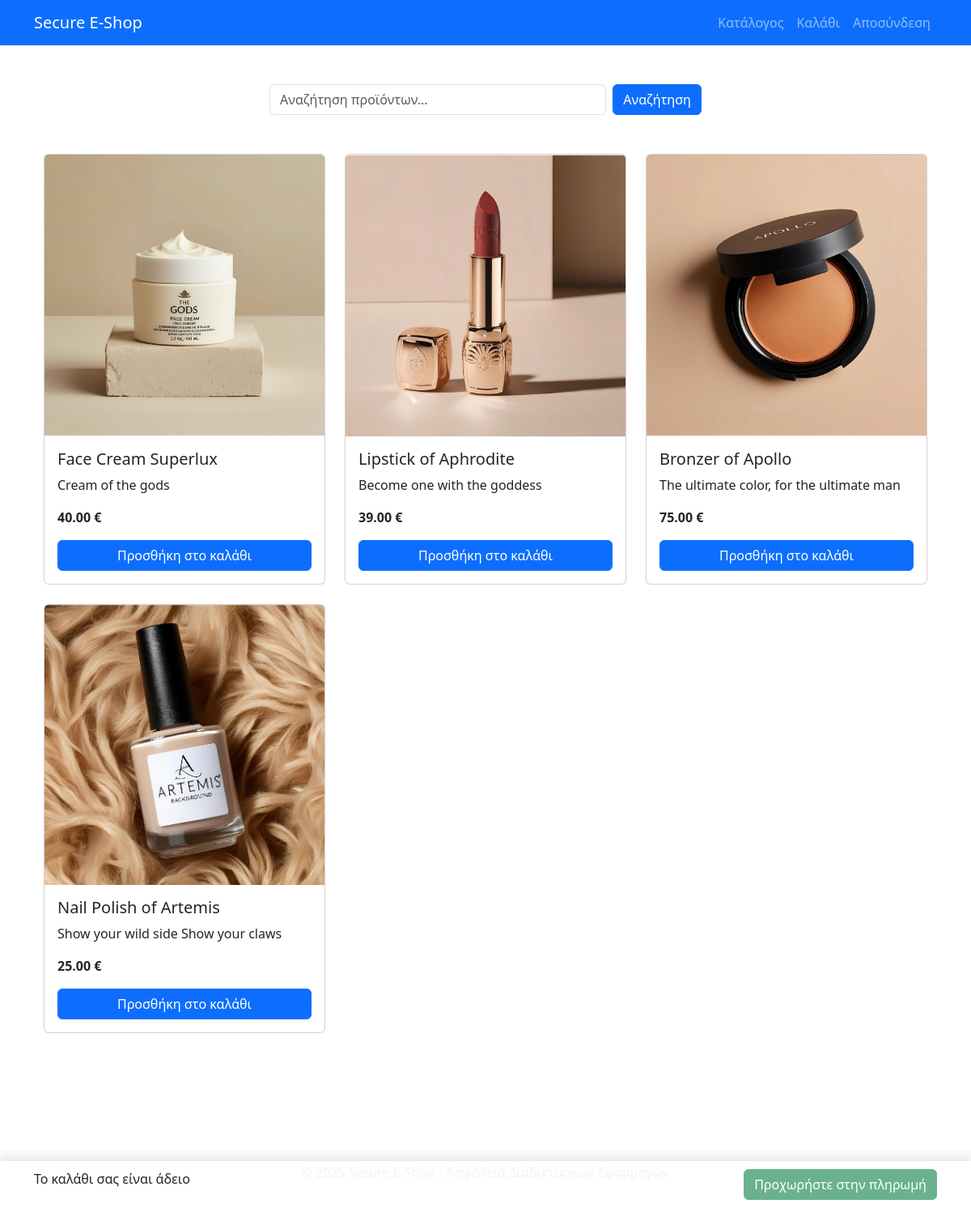
The app's page / (signed in), older data.
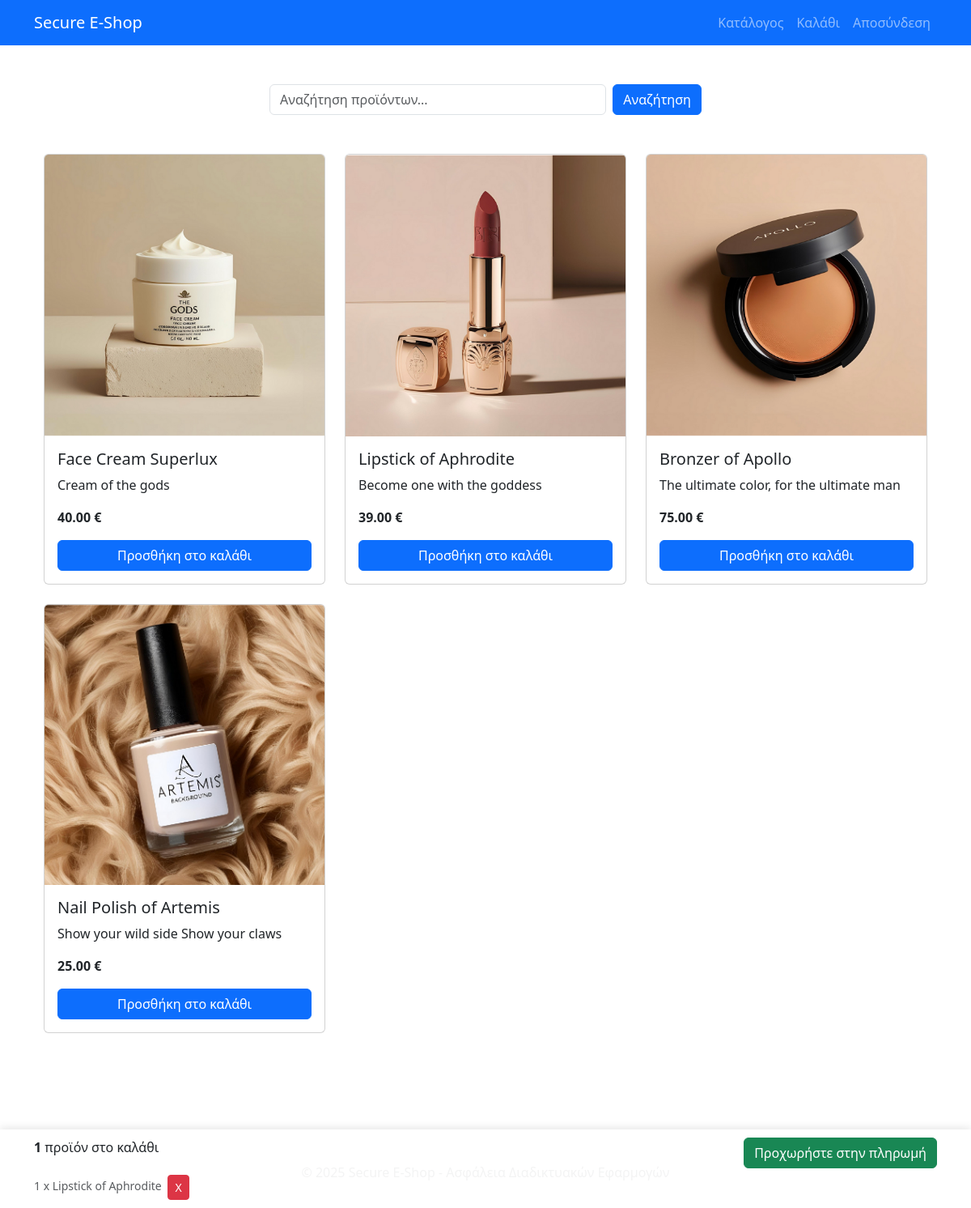
The same page, newer data.
### eshop/models.py (models this page shows, shortened)
class Product(models.Model):
    name = models.CharField(max_length=200)
    description = models.TextField()
    price = models.DecimalField(max_digits=10, decimal_places=2, validators=[MinValueValidator(0)])
    image = models.ImageField(upload_to='products/', null=True, blank=True)
    created_at = models.DateTimeField(auto_now_add=True)
    updated_at = models.DateTimeField(auto_now=True)

class CartItem(models.Model):
    cart = models.ForeignKey(Cart, on_delete=models.CASCADE)
    product = models.ForeignKey(Product, on_delete=models.CASCADE)
    quantity = models.PositiveIntegerField(default=1, validators=[MinValueValidator(1)])
    created_at = models.DateTimeField(auto_now_add=True)
    updated_at = models.DateTimeField(auto_now=True)
    class Meta:
        unique_together = ('cart', 'product')

### eshop/views.py (the view)
# urls.py: path('', views.catalog_view, name='catalog'),
@login_required
def catalog_view(request):
    search_query = request.GET.get('q', '')
    clean_query = bleach.clean(search_query)
    if clean_query:
        products = Product.objects.filter(
            Q(name__icontains=clean_query) |
            Q(description__icontains=clean_query)
        )
        is_search_results = True
    else:
        products = Product.objects.all()
        is_search_results = False
    cart, created = Cart.objects.get_or_create(user=request.user)
    cart_items_count = cart.get_total_items()
    cart_items = cart.cartitem_set.all()
    context = {
        'products': products,
        'search_query': clean_query,
        'is_search_results': is_search_results,
        'cart_items_count': cart_items_count,
        'cart_items': cart_items
    }
    return render(request, 'eshop/catalog.html', context)

### eshop/models.py (called while the page is built)
    def get_total_items(self):
        return sum(item.quantity for item in self.cartitem_set.all())

### eshop/templates/eshop/catalog.html (shortened to what this page needs)
{% extends 'eshop/base.html' %}
{% load static %}
{% block content %}
<div class="container">
    <div class="row mb-4">
        <div class="col-md-6 offset-md-3">
            <form method="GET" action="{% url 'catalog' %}" class="d-flex">
                <input type="text" name="q" class="form-control me-2" placeholder="Αναζήτηση προϊόντων..." value="{{ search_query }}">
                <button type="submit" class="btn btn-primary">Αναζήτηση</button>
            </form>
        </div>
    </div>
    <div class="row mb-5">
        {% if products %}
            {% for product in products %}
                <div class="col-md-4 mb-4">
                    <div class="card product-card">
                        {% if product.image %}
                            <img src="{{ product.image.url }}" class="card-img-top" alt="{{ product.name }}">
                        {% else %}
                            <div class="bg-light text-center py-5">
                                <span class="text-muted">Χωρίς εικόνα</span>
                            </div>
                        {% endif %}
                        <div class="card-body d-flex flex-column">
                            <h5 class="card-title">{{ product.name }}</h5>
                            <p class="card-text">{{ product.description|truncatechars:100 }}</p>
                            <div class="mt-auto">
                                <p class="card-text fw-bold">{{ product.price }} €</p>
                                <button class="btn btn-primary add-to-cart-btn"
                                        data-product-id="{{ product.id }}"
                                        data-product-name="{{ product.name }}"
                                        data-csrf-token="{{ csrf_token }}">
                                    Προσθήκη στο καλάθι
                                </button>
                            </div>
                        </div>
                    </div>
                </div>
            {% endfor %}
        {% else %}
            <div class="col-12">
                <div class="alert alert-warning">
                    Δεν βρέθηκαν προϊόντα{% if is_search_results %} για τον όρο αναζήτησης: "{{ search_query }}"{% endif %}.
                </div>
            </div>
        {% endif %}
    </div>
    <div class="cart-indicator">
        <div class="container">
            <div class="row">
                <div class="col-md-6">
                    <span id="cart-items-count">
                        {% if cart_items_count > 0 %}
                            <strong>{{ cart_items_count }}</strong> προϊόν{{ cart_items_count|pluralize:"α" }} στο καλάθι
                        {% else %}
                            Το καλάθι σας είναι άδειο
                        {% endif %}
                    </span>
                </div>
                <div class="col-md-6 text-end">
                    <a href="{% url 'payment' %}" class="btn btn-success payment-button {% if cart_items_count == 0 %}disabled{% endif %}">
                        Προχωρήστε στην πληρωμή
                    </a>
                </div>
            </div>
            {% if cart_items_count > 0 %}
            <div class="row mt-2">
                <div class="col-12">
                    <div class="small text-muted">
                        {% for item in cart_items %}
                            <span class="me-2">
                                {{ item.quantity }} x {{ item.product.name }}
                                <button class="btn btn-sm btn-danger remove-from-cart-btn ms-1"
                                        data-cart-item-id="{{ item.id }}"
                                        data-csrf-token="{{ csrf_token }}"
                                        title="Αφαίρεση από το καλάθι">
                                    X
                                </button>
                            </span>
                        {% endfor %}
                    </div>
                </div>
            </div>
            {% endif %}
        </div>
    </div>
</div>
{% endblock %}

Row changes from the older to the newer data that the page shows:
added CartItem: quantity "1", product.name "Lipstick of Aphrodite"
Text that changed along with them:
{{ cart_items_count }}: (not shown) → "1"
text no longer shown: "Το καλάθι σας είναι άδειο"
text now shown: "προϊόν στο καλάθι"
